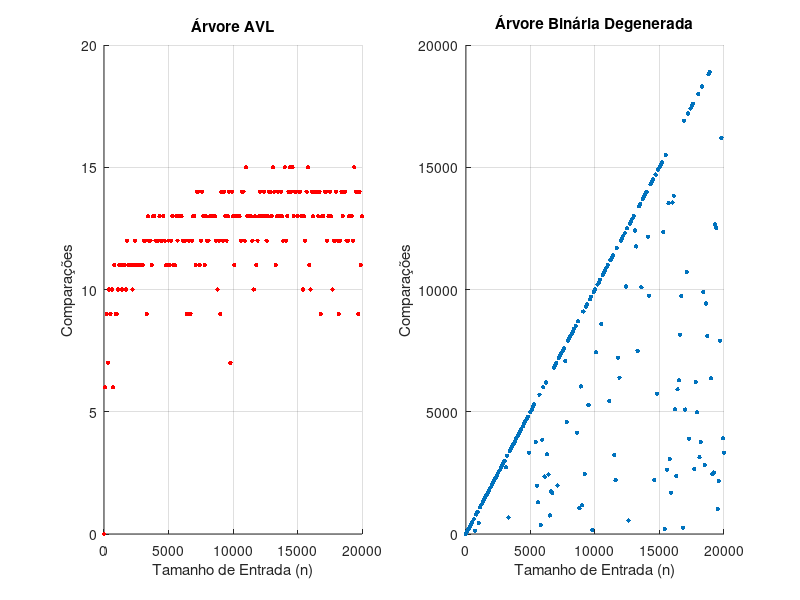

MATLAB code to generate this figure:
% Leitura dos dados do arquivo AVL
avl_data = dlmread('output_avl.txt', '\t');
avl_n = avl_data(:, 1);
avl_comparisons = avl_data(:, 2);

% Leitura dos dados do arquivo Degenerate
degenerate_data = dlmread('output_degenerate.txt', '\t');
degenerate_n = degenerate_data(:, 1);
degenerate_comparisons = degenerate_data(:, 2);

% Cria o gráfico de dispersão (apenas pontos) para a Árvore AVL (pontos vermelhos e menores)
subplot(1, 2, 1);
scatter(avl_n, avl_comparisons, 10, 'r', 'filled'); % Tamanho 10 e cor vermelha
title('Árvore AVL');
xlabel('Tamanho de Entrada (n)');
ylabel('Comparações');
grid on;


% Cria o gráfico de dispersão (apenas pontos) para a Árvore Binária Degenerada (pontos menores)
subplot(1, 2, 2);
scatter(degenerate_n, degenerate_comparisons, 10, 'filled'); % Tamanho 10
title('Árvore Binária Degenerada');
xlabel('Tamanho de Entrada (n)');
ylabel('Comparações');
grid on;

% Ajusta o tamanho da janela de plotagem
set(gcf, 'Position', [100, 100, 1200, 500]);

